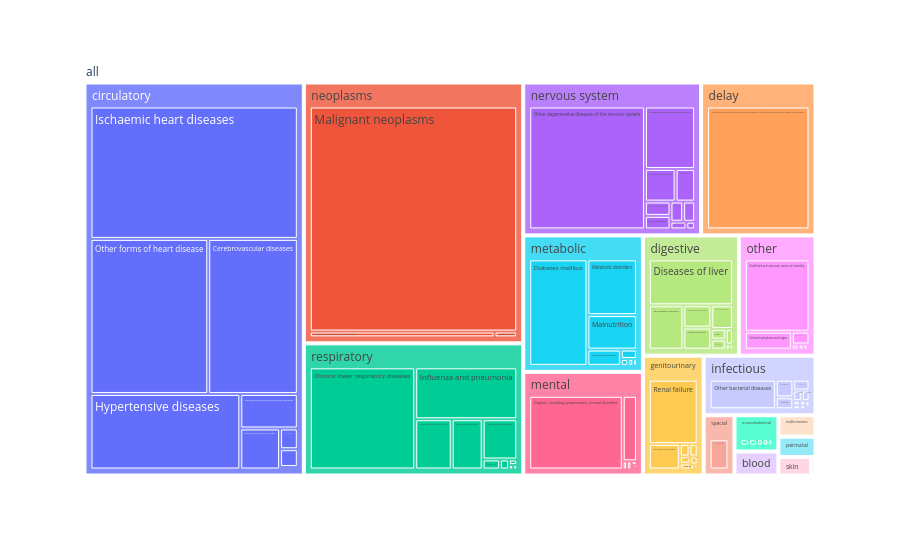

Notebook cell for this chart:
### Code cell
fig = px.treemap(
    cod_all[(cod_all["simple_grouping"] != "total") & (cod_all["year"] == 2025)],
    path=[px.Constant("all"), "simple_grouping", "icd_sub_chapter"],
    values="deaths",
)
fig

### Figure 1 — Plotly figure (JSON) as saved in the notebook; plotly's stock layout.template omitted (floating-point values rounded to 4 significant figures; data arrays with more than 128 entries replaced by an {"elided": "..."} marker saying what was removed)
{"data": [{"branchvalues": "total", "domain": {"x": [0, 1], "y": [0, 1]}, "hovertemplate": "labels=%{label}<br>deaths=%{value}<br>parent=%{parent}<br>id=%{id}<extra></extra>", "ids": {"elided": "145 str values"}, "labels": {"elided": "145 str values"}, "name": "", "parents": {"elided": "145 str values"}, "type": "treemap", "values": {"elided": "145 float values"}}], "layout": {"legend": {"tracegroupgap": 0}, "margin": {"t": 60}}}
